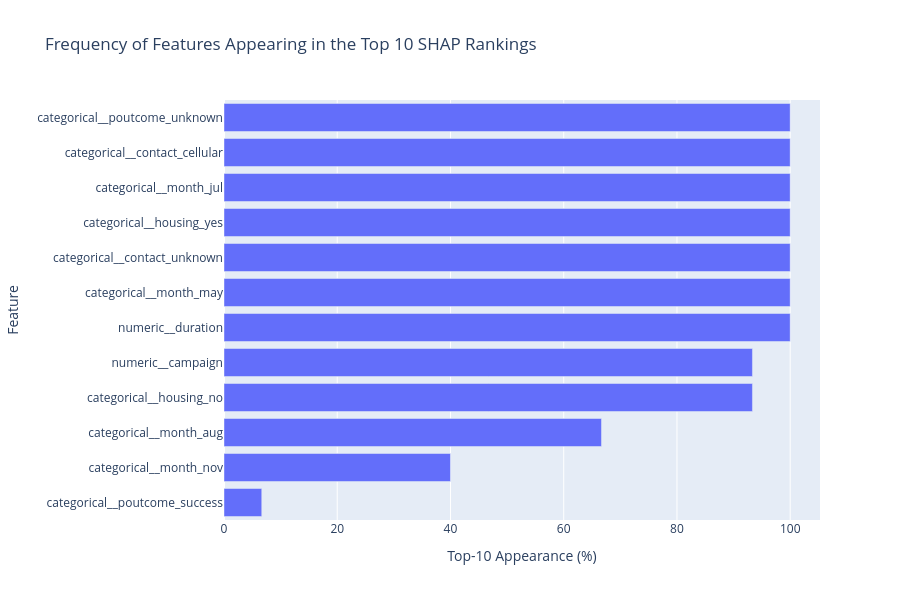

Notebook cell for this chart:
### Code cell
# ============================================================
# CELL 21 — TOP-10 FEATURE FREQUENCY
# ============================================================

frequency_plot = (
    top10_frequency_df
    .head(15)
    .sort_values(
        "Top_10_Frequency_Percentage"
    )
)

fig = px.bar(
    frequency_plot,
    x="Top_10_Frequency_Percentage",
    y="Feature",
    orientation="h",
    title="Frequency of Features Appearing in the Top 10 SHAP Rankings",
    labels={
        "Top_10_Frequency_Percentage":
            "Top-10 Appearance (%)",
        "Feature":
            "Feature"
    },
    hover_data=[
        "Top_10_Count"
    ]
)

fig.update_layout(
    width=900,
    height=600
)

fig.show()

### Figure 1 — Plotly figure (JSON) as saved in the notebook; plotly's stock layout.template omitted (floating-point values rounded to 4 significant figures)
{"data": [{"customdata": [[1], [6], [10], [14], [14], [15], [15], [15], [15], [15], [15], [15]], "hovertemplate": "Top-10 Appearance (%)=%{x}<br>Feature=%{y}<br>Top_10_Count=%{customdata[0]}<extra></extra>", "legendgroup": "", "marker": {"color": "#636efa", "pattern": {"shape": ""}}, "name": "", "orientation": "h", "showlegend": false, "textposition": "auto", "type": "bar", "x": [6.667, 40.0, 66.67, 93.33, 93.33, 100.0, 100.0, 100.0, 100.0, 100.0, 100.0, 100.0], "xaxis": "x", "y": ["categorical__poutcome_success", "categorical__month_nov", "categorical__month_aug", "categorical__housing_no", "numeric__campaign", "numeric__duration", "categorical__month_may", "categorical__contact_unknown", "categorical__housing_yes", "categorical__month_jul", "categorical__contact_cellular", "categorical__poutcome_unknown"], "yaxis": "y"}], "layout": {"barmode": "relative", "height": 600, "legend": {"tracegroupgap": 0}, "title": {"text": "Frequency of Features Appearing in the Top 10 SHAP Rankings"}, "width": 900, "xaxis": {"anchor": "y", "domain": [0, 1], "title": {"text": "Top-10 Appearance (%)"}}, "yaxis": {"anchor": "x", "domain": [0, 1], "title": {"text": "Feature"}}}}
